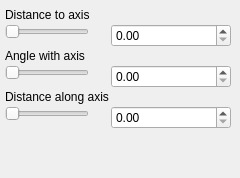
                   <widget class="QWidget" name="arm_manual">
                    <attribute name="title">
                     <string>Manual</string>
                    </attribute>
                    <widget class="QWidget" name="formLayoutWidget_5">
                     <property name="geometry">
                      <rect>
                       <x>5</x>
                       <y>8</y>
                       <width>226</width>
                       <height>161</height>
                      </rect>
                     </property>
                     <layout class="QFormLayout" name="formLayout_6">
                      <property name="horizontalSpacing">
                       <number>2</number>
                      </property>
                      <property name="verticalSpacing">
                       <number>2</number>
                      </property>
                      <item row="0" column="0">
                       <widget class="QLabel" name="label_28">
                        <property name="text">
                         <string>Distance to axis</string>
                        </property>
                       </widget>
                      </item>
                      <item row="1" column="0">
                       <widget class="QSlider" name="guidedSpecSlider1">
                        <property name="orientation">
                         <enum>Qt::Horizontal</enum>
                        </property>
                       </widget>
                      </item>
                      <item row="2" column="0">
                       <widget class="QLabel" name="label_29">
                        <property name="text">
                         <string>Angle with axis</string>
                        </property>
                       </widget>
                      </item>
                      <item row="3" column="0">
                       <widget class="QSlider" name="guidedSpecSlider2">
                        <property name="orientation">
                         <enum>Qt::Horizontal</enum>
                        </property>
                       </widget>
                      </item>
                      <item row="4" column="0">
                       <widget class="QLabel" name="label_30">
                        <property name="text">
                         <string>Distance along axis</string>
                        </property>
                       </widget>
                      </item>
                      <item row="5" column="0">
                       <widget class="QSlider" name="guidedSpecSlider3">
                        <property name="orientation">
                         <enum>Qt::Horizontal</enum>
                        </property>
                       </widget>
                      </item>
                      <item row="1" column="1">
                       <widget class="QDoubleSpinBox" name="guidedSpecSpin1"/>
                      </item>
                      <item row="3" column="1">
                       <widget class="QDoubleSpinBox" name="guidedSpecSpin2"/>
                      </item>
                      <item row="5" column="1">
                       <widget class="QDoubleSpinBox" name="guidedSpecSpin3"/>
                      </item>
                     </layout>
                    </widget>
                   </widget>
